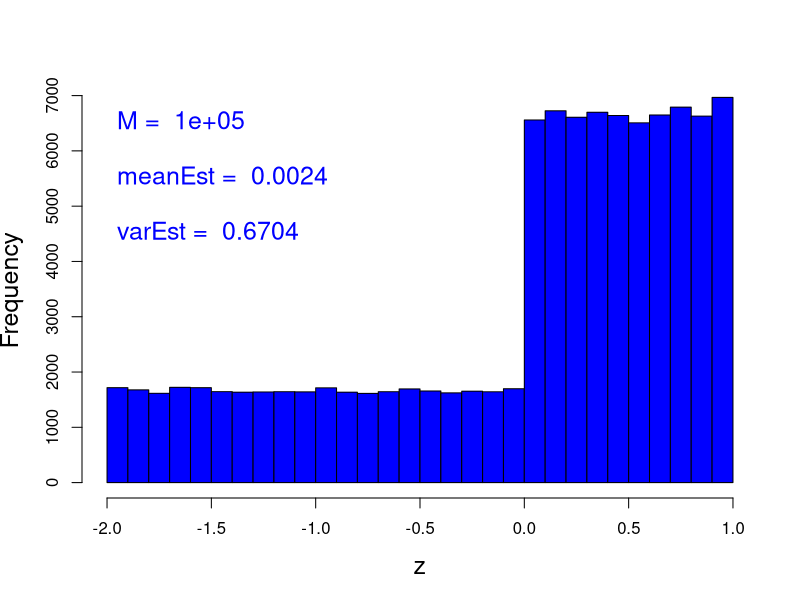

R code for this plot:
print('file: SolutionAsymNoise.R')
# EXERCISE & SOLUTION: asymmetric noise
# ---------------------------------------------------
# (I) Construct asymmetric PDF with mean 0 for noise:
# 2 half uniform PDFs: PDF = b = 2/3 for 0 <= x <= 1; PDF = a = 1/6 for -2 <= x <= 0
# How to sample from this PDF? (1) random choise beween positive & negative branch
# (2) approriate uniform PDF either positive or negative branch
a = 1/6; b = 2/3   # PDF paramaters 
print(c(b/2/a,'b/(2*a)')) # ratio of branch areas
# ---------------------------------------------------
# II Test sampling
#  ---------------------------------------------------
set.seed(1953)
M = 1e5 # number Monte Carlo runs
rArr = numeric(M)
s = 0
for(i in 1:M) {r1 = sample(c(0,1,2),1,replace=TRUE); 
if (r1==0) {rArr[i] = runif(1,-2,0); s=s+1} else rArr[i] = runif(1,0,1)
}
meanEst = mean(rArr); print(c(round(meanEst,4),'meanEst'))
sdEst = sd(rArr); print(c(round(sdEst,4),'sdEst'))
varEst = var(rArr); print(c(round(varEst,4),'varEst'))
print(c(round(s/M,4),'s/M (should be close to 0.2)'))
sflag = 1
if (sflag == 1) {
  # png('ExerciseAsymPDF200923.png',width=16,height=12,units='cm',res=300)
  hist(rArr,main='',breaks=30,las=0,col='blue',xlab='z',cex.lab=1.5)
  text(-2,6500,paste('M = ',as.character(M)),col='blue',pos=4,cex=1.5)
  text(-2,5500,paste('meanEst = ',as.character(round(meanEst,4))),col='blue',pos=4,cex=1.5)
  text(-2,4500,paste('varEst = ',as.character(round(varEst,4))),col='blue',pos=4,cex=1.5)
  # dev.off()
}